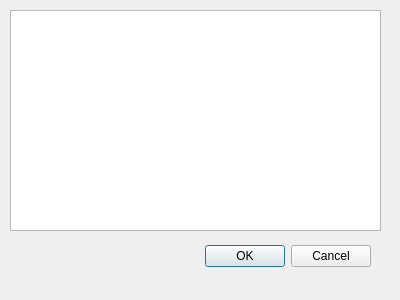
<?xml version="1.0" encoding="UTF-8"?>
<ui version="4.0">
 <class>SwitchProject</class>
 <widget class="QDialog" name="SwitchProject">
  <property name="geometry">
   <rect>
    <x>0</x>
    <y>0</y>
    <width>400</width>
    <height>300</height>
   </rect>
  </property>
  <property name="windowTitle">
   <string>Dialog</string>
  </property>
  <widget class="QDialogButtonBox" name="buttonBox">
   <property name="geometry">
    <rect>
     <x>30</x>
     <y>240</y>
     <width>341</width>
     <height>32</height>
    </rect>
   </property>
   <property name="orientation">
    <enum>Qt::Horizontal</enum>
   </property>
   <property name="standardButtons">
    <set>QDialogButtonBox::Cancel|QDialogButtonBox::Ok</set>
   </property>
  </widget>
  <widget class="QListWidget" name="projectlist">
   <property name="geometry">
    <rect>
     <x>10</x>
     <y>10</y>
     <width>371</width>
     <height>221</height>
    </rect>
   </property>
  </widget>
 </widget>
 <resources/>
 <connections>
  <connection>
   <sender>buttonBox</sender>
   <signal>accepted()</signal>
   <receiver>SwitchProject</receiver>
   <slot>accept()</slot>
   <hints>
    <hint type="sourcelabel">
     <x>248</x>
     <y>254</y>
    </hint>
    <hint type="destinationlabel">
     <x>157</x>
     <y>274</y>
    </hint>
   </hints>
  </connection>
  <connection>
   <sender>buttonBox</sender>
   <signal>rejected()</signal>
   <receiver>SwitchProject</receiver>
   <slot>reject()</slot>
   <hints>
    <hint type="sourcelabel">
     <x>316</x>
     <y>260</y>
    </hint>
    <hint type="destinationlabel">
     <x>286</x>
     <y>274</y>
    </hint>
   </hints>
  </connection>
 </connections>
</ui>
